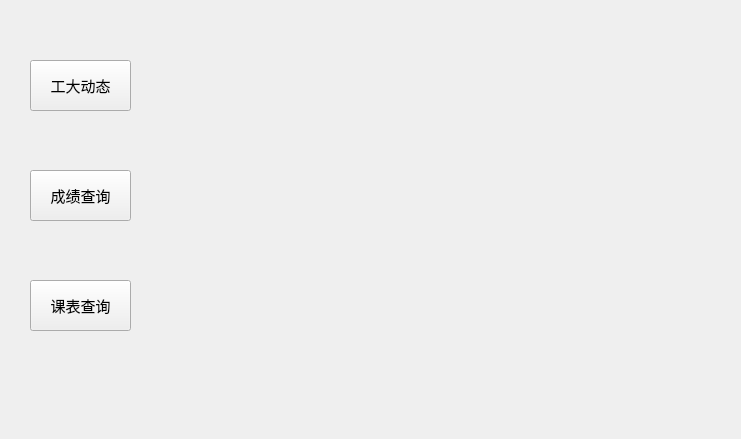
<?xml version="1.0" encoding="UTF-8"?>
<ui version="4.0">
 <class>MainWindow</class>
 <widget class="QMainWindow" name="MainWindow">
  <property name="geometry">
   <rect>
    <x>0</x>
    <y>0</y>
    <width>741</width>
    <height>439</height>
   </rect>
  </property>
  <property name="font">
   <font>
    <family>Source Code Pro</family>
    <pointsize>10</pointsize>
   </font>
  </property>
  <property name="windowTitle">
   <string>HITers</string>
  </property>
  <property name="windowIcon">
   <iconset resource="res/images.qrc">
    <normaloff>:/HITers.ico</normaloff>:/HITers.ico</iconset>
  </property>
  <property name="iconSize">
   <size>
    <width>64</width>
    <height>64</height>
   </size>
  </property>
  <widget class="QWidget" name="centralWidget">
   <widget class="QPushButton" name="buttonNews">
    <property name="geometry">
     <rect>
      <x>30</x>
      <y>60</y>
      <width>101</width>
      <height>51</height>
     </rect>
    </property>
    <property name="font">
     <font>
      <family>幼圆</family>
      <pointsize>11</pointsize>
     </font>
    </property>
    <property name="text">
     <string>工大动态</string>
    </property>
   </widget>
   <widget class="QPushButton" name="buttonGrade">
    <property name="geometry">
     <rect>
      <x>30</x>
      <y>170</y>
      <width>101</width>
      <height>51</height>
     </rect>
    </property>
    <property name="font">
     <font>
      <family>幼圆</family>
      <pointsize>11</pointsize>
     </font>
    </property>
    <property name="text">
     <string>成绩查询</string>
    </property>
   </widget>
   <widget class="QPushButton" name="buttonClass">
    <property name="geometry">
     <rect>
      <x>30</x>
      <y>280</y>
      <width>101</width>
      <height>51</height>
     </rect>
    </property>
    <property name="font">
     <font>
      <family>幼圆</family>
      <pointsize>11</pointsize>
      <weight>50</weight>
      <italic>false</italic>
      <bold>false</bold>
     </font>
    </property>
    <property name="text">
     <string>课表查询</string>
    </property>
   </widget>
   <widget class="QLabel" name="label">
    <property name="geometry">
     <rect>
      <x>160</x>
      <y>-10</y>
      <width>571</width>
      <height>431</height>
     </rect>
    </property>
    <property name="styleSheet">
     <string notr="true">image: url(:/HIT.jpg);</string>
    </property>
    <property name="text">
     <string/>
    </property>
   </widget>
  </widget>
 </widget>
 <resources>
  <include location="res/images.qrc"/>
 </resources>
 <connections/>
</ui>
